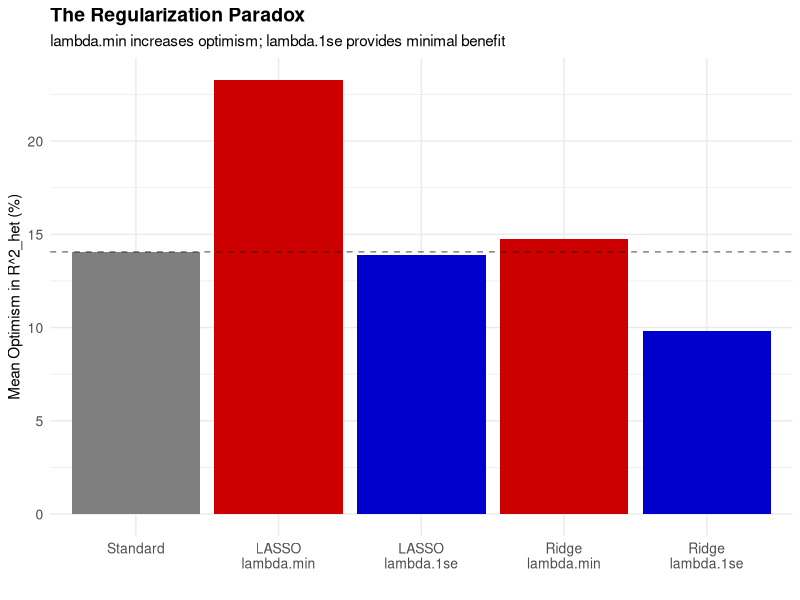
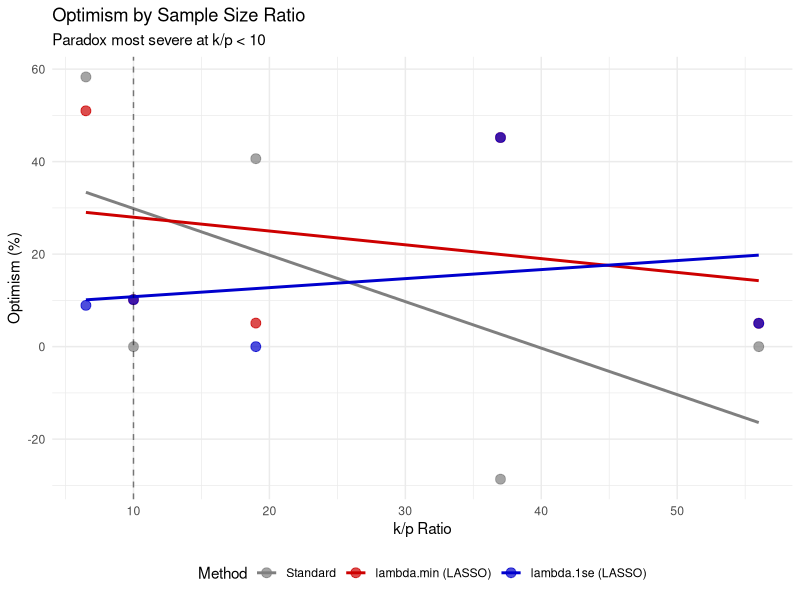
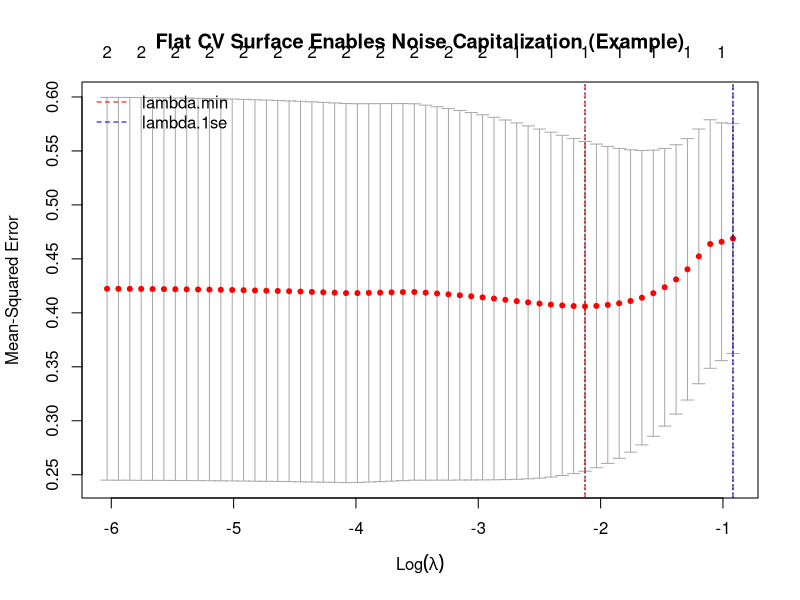
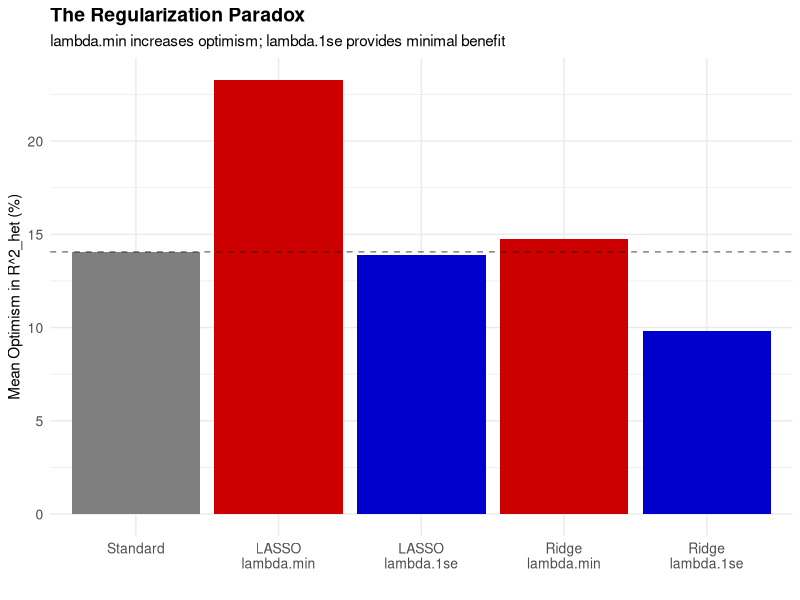
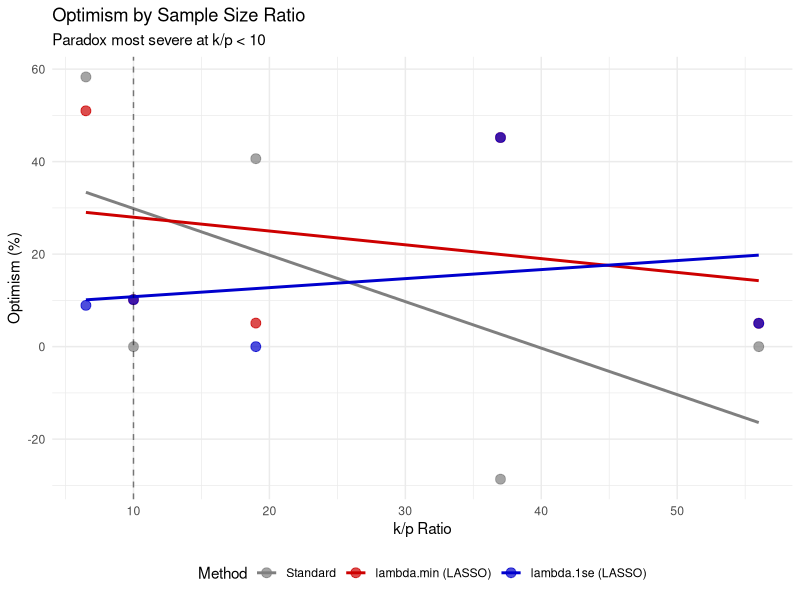

Write the R code that produced these figures, in order.
################################################################################
# REGULARIZED META-REGRESSION: FINAL FIXED & PAPER-READY SCRIPT (v2)
# - Correct weighted variance for R^2_het (apparent, CV, penalized)
# - Robust dataset loaders (fixes `continent` error for Hackshaw)
# - Nested CV and permutation diagnostics
# - CV-curve plotting with lambda.min / lambda.1se markers (ASCII-safe)
# - Figures save cleanly on Windows; smoothing avoids NaNs with tiny N
# - FIX: store cv.glmnet objects in separate lists (no attribute loss on rbind)
################################################################################

suppressPackageStartupMessages({
  library(metafor)
  library(metadat)
  library(glmnet)
  library(ggplot2)
  library(knitr)
  library(reshape2)
})

set.seed(12345)

# ==============================================================================
# HELPERS
# ==============================================================================

safe_r2het <- function(tau2_full, tau2_null, eps = 1e-10) {
  if (is.na(tau2_null) || is.na(tau2_full)) return(NA_real_)
  denom <- max(tau2_null, eps)
  pmin(1, pmax(0, 1 - tau2_full / denom))
}

drop_constant <- function(X) {
  if (is.null(X) || length(X) == 0) return(NULL)
  if (!is.matrix(X)) X <- as.matrix(X)
  keep <- apply(X, 2, function(x) length(unique(x)) > 1 && var(x, na.rm = TRUE) > 1e-10)
  if (!any(keep)) return(NULL)
  X[, keep, drop = FALSE]
}

is_intercept_column <- function(X) {
  if (is.null(X) || ncol(X) == 0) return(FALSE)
  all(abs(X[, 1] - 1) < 1e-12)
}

check_data <- function(y, v, min_k = 5) {
  if (any(is.na(y)) || any(is.na(v))) return(FALSE)
  if (any(v <= 0)) return(FALSE)
  if (length(y) < min_k) return(FALSE)
  TRUE
}

# Safe ggsave (use cairo when available to avoid encoding issues)
safe_ggsave <- function(filename, plot, width, height) {
  dev <- if (capabilities("cairo")) cairo_pdf else pdf
  ggplot2::ggsave(filename, plot, width = width, height = height, device = dev)
}

# ==============================================================================
# CORE ANALYSIS FUNCTIONS (Corrected weighted-variance everywhere)
# ==============================================================================

calculate_r2het <- function(y, v, X, method = "REML") {
  if (!check_data(y, v)) return(list(r2het = NA, p_eff = NA, I2 = NA))
  fit_null <- rma(yi = y, vi = v, method = method)
  I2 <- fit_null$I2
  tau2_null <- fit_null$tau2

  if (is_intercept_column(X)) X <- X[, -1, drop = FALSE]
  X <- drop_constant(X)
  if (is.null(X) || ncol(X) == 0) {
    return(list(r2het = 0, tau2_null = tau2_null, p_eff = 0, I2 = I2))
  }

  fit_full <- rma(yi = y, vi = v, mods = X, method = method)
  r2het <- safe_r2het(fit_full$tau2, tau2_null)
  list(r2het = r2het, tau2_null = tau2_null, tau2_full = fit_full$tau2, p_eff = ncol(X), I2 = I2)
}

cv_r2het <- function(y, v, X, method = "REML") {
  if (!check_data(y, v)) return(NA_real_)

  if (is_intercept_column(X)) X <- X[, -1, drop = FALSE]
  X <- drop_constant(X)
  if (is.null(X) || ncol(X) == 0) return(0)

  fit_null <- rma(yi = y, vi = v, method = method)
  tau2_null <- fit_null$tau2
  w <- 1 / (v + tau2_null); w <- w / sum(w)

  k <- length(y)
  preds <- rep(NA_real_, k)

  for (i in seq_len(k)) {
    preds[i] <- tryCatch({
      fit_i <- rma(yi = y[-i], vi = v[-i], mods = X[-i, , drop = FALSE], method = method)
      predict(fit_i, newmods = X[i, , drop = FALSE])$pred
    }, error = function(e) NA_real_)
  }

  ok <- !is.na(preds)
  if (sum(ok) < max(3, floor(0.5 * k))) return(NA_real_)

  res <- y[ok] - preds[ok]
  w_ok <- w[ok]; w_ok <- w_ok / sum(w_ok)
  vbar_w <- sum(w_ok * v[ok])
  tau2_cv <- max(0, sum(w_ok * res^2) - vbar_w)
  safe_r2het(tau2_cv, tau2_null)
}

.penalized_meta_cv <- function(y, v, X, alpha, method = "REML", lambda_choice = "lambda.1se") {
  if (!check_data(y, v)) return(list(r2het = NA, r2het_cv = NA, lambda = NA,
                                     p_eff = NA, n_selected = NA, cv_fit = NULL))

  if (is_intercept_column(X)) X <- X[, -1, drop = FALSE]
  X <- drop_constant(X)
  if (is.null(X) || ncol(X) == 0) {
    return(list(r2het = 0, r2het_cv = 0, lambda = NA, p_eff = 0, n_selected = 0, cv_fit = NULL))
  }

  p_eff <- ncol(X)
  penalty.factor <- rep(1, ncol(X))
  if (ncol(X) == 1) {
    X <- cbind(X, noise1 = rnorm(nrow(X), 0, 0.001), noise2 = rnorm(nrow(X), 0, 0.001))
    penalty.factor <- c(1, 10000, 10000)
  }

  Xs <- scale(X); Xs[is.na(Xs)] <- 0

  fit_null <- rma(yi = y, vi = v, method = method)
  tau2_null <- fit_null$tau2
  w <- 1 / (v + tau2_null); w <- w / sum(w)
  k <- length(y)

  nfolds <- if (k <= 20) k else 10
  foldid <- if (nfolds == k) seq_len(k) else {
    set.seed(12345); sample(rep(1:nfolds, length.out = k))
  }

  cv_fit <- cv.glmnet(
    x = Xs, y = y, weights = w * k, alpha = alpha, nfolds = nfolds, foldid = foldid,
    penalty.factor = penalty.factor, grouped = FALSE, keep = TRUE,
    standardize = FALSE, intercept = TRUE, family = "gaussian"
  )

  lam <- cv_fit[[lambda_choice]]

  yhat_in <- as.vector(predict(cv_fit, newx = Xs, s = lam))
  res_in <- y - yhat_in
  vbar_w <- sum(w * v)
  tau2_in <- max(0, sum(w * res_in^2) - vbar_w)
  r2_in <- safe_r2het(tau2_in, tau2_null)

  idx <- which.min(abs(log(cv_fit$lambda) - log(lam)))
  yhat_oof <- cv_fit$fit.preval[, idx]
  res_oof <- y - yhat_oof
  tau2_cv <- max(0, sum(w * res_oof^2) - vbar_w)
  r2_cv <- safe_r2het(tau2_cv, tau2_null)

  coefs <- as.matrix(coef(cv_fit, s = lam))
  n_sel <- sum(abs(coefs[-1, 1]) > 0)

  list(r2het = r2_in, r2het_cv = r2_cv, lambda = lam,
       p_eff = p_eff, n_selected = n_sel, cv_fit = cv_fit)
}

lasso_meta_cv <- function(y, v, X, method = "REML", lambda_choice = "lambda.1se") {
  .penalized_meta_cv(y, v, X, alpha = 1, method = method, lambda_choice = lambda_choice)
}
ridge_meta_cv <- function(y, v, X, method = "REML", lambda_choice = "lambda.1se") {
  .penalized_meta_cv(y, v, X, alpha = 0, method = method, lambda_choice = lambda_choice)
}

nested_cv_lasso <- function(y, v, X, method = "REML", lambda_choice = "lambda.min") {
  if (!check_data(y, v)) return(list(r2het_nested = NA, lambda_variability = NA))

  if (is_intercept_column(X)) X <- X[, -1, drop = FALSE]
  X <- drop_constant(X)
  if (is.null(X) || ncol(X) == 0) return(list(r2het_nested = 0, lambda_variability = 0))

  fit_null <- rma(yi = y, vi = v, method = method)
  tau2_null <- fit_null$tau2
  w <- 1 / (v + tau2_null)

  k <- length(y)
  preds <- rep(NA_real_, k)
  lambdas_used <- rep(NA_real_, k)

  for (i in seq_len(k)) {
    Xtr <- X[-i, , drop = FALSE]; ytr <- y[-i]; vtr <- v[-i]
    wtr <- w[-i]; wtr <- wtr / sum(wtr)

    pf <- rep(1, ncol(Xtr))
    if (ncol(Xtr) == 1) {
      Xtr <- cbind(Xtr, noise1 = rnorm(nrow(Xtr), 0, 0.001), noise2 = rnorm(nrow(Xtr), 0, 0.001))
      pf <- c(1, 10000, 10000)
    }

    Xtr_s <- scale(Xtr)
    nfolds_in <- min(5, max(3, nrow(Xtr)))

    ok_fold <- TRUE
    cv_in <- tryCatch({
      cv.glmnet(x = Xtr_s, y = ytr, weights = wtr * length(ytr),
                alpha = 1, nfolds = nfolds_in, penalty.factor = pf,
                standardize = FALSE, intercept = TRUE, grouped = FALSE, keep = FALSE)
    }, error = function(e) { ok_fold <<- FALSE; NULL })

    if (!ok_fold) { preds[i] <- NA_real_; next }

    lam <- cv_in[[lambda_choice]]
    lambdas_used[i] <- lam

    Xte <- matrix(X[i, ], nrow = 1)
    if (ncol(X) == 1) Xte <- cbind(Xte, 0, 0)
    Xte_s <- scale(Xte, center = attr(Xtr_s, "scaled:center"), scale = attr(Xtr_s, "scaled:scale"))
    preds[i] <- as.numeric(predict(cv_in, newx = Xte_s, s = lam))
  }

  ok <- !is.na(preds)
  if (sum(ok) < max(3, floor(0.5 * k))) return(list(r2het_nested = NA, lambda_variability = NA))

  res <- y[ok] - preds[ok]
  wok <- w[ok] / sum(w[ok])
  vbar_w <- sum(wok * v[ok])
  tau2_cv <- max(0, sum(wok * res^2) - vbar_w)
  list(r2het_nested = safe_r2het(tau2_cv, tau2_null),
       lambda_variability = sd(lambdas_used, na.rm = TRUE) / mean(lambdas_used, na.rm = TRUE))
}

permutation_test <- function(y, v, X, method = "REML", n_perm = 100) {
  if (!check_data(y, v)) return(list(p_value = NA, overfit_ratio = NA))

  obs <- lasso_meta_cv(y, v, X, method, lambda_choice = "lambda.min")
  obs_r2 <- obs$r2het

  Xperm_base <- if (is_intercept_column(X)) X[, -1, drop = FALSE] else X
  perm_r2 <- numeric(n_perm)

  for (p in seq_len(n_perm)) {
    Xp <- Xperm_base[sample(nrow(Xperm_base)), , drop = FALSE]
    Xp <- if (is_intercept_column(X)) cbind(1, Xp) else Xp
    perm_r2[p] <- lasso_meta_cv(y, v, Xp, method, lambda_choice = "lambda.min")$r2het
  }
  pval <- mean(perm_r2 >= obs_r2)
  list(observed_r2 = obs_r2,
       perm_mean = mean(perm_r2), perm_sd = sd(perm_r2),
       p_value = pval,
       overfit_ratio = ifelse(mean(perm_r2) > 0, obs_r2 / mean(perm_r2), NA))
}

plot_cv_curve <- function(cv_fit, main = "Flat CV Surface Enables Noise Capitalization") {
  plot(cv_fit)
  abline(v = log(cv_fit$lambda.min), lty = 2, col = "red")
  abline(v = log(cv_fit$lambda.1se), lty = 2, col = "blue")
  legend("topleft", c("lambda.min", "lambda.1se"), col = c("red", "blue"), lty = 2, bty = "n")
  title(main = main)
}

# ==============================================================================
# COMPLETE ANALYSIS WRAPPER
# ==============================================================================

complete_analysis <- function(data_name, y, v, X, save_results = TRUE) {
  cc <- complete.cases(y, v, X)
  y <- y[cc]; v <- v[cc]; X <- X[cc, , drop = FALSE]

  cat("\n=== Analyzing:", data_name, "===\n")
  k <- length(y)
  p <- max(0, ncol(X) - as.integer(is_intercept_column(X)))
  cat(sprintf("k=%d, p=%d, k/p=%s\n", k, p, ifelse(p > 0, sprintf("%.1f", k / p), "NA")))

  std <- calculate_r2het(y, v, X)
  std_cv <- cv_r2het(y, v, X)

  l_min <- lasso_meta_cv(y, v, X, lambda_choice = "lambda.min")
  l_1se <- lasso_meta_cv(y, v, X, lambda_choice = "lambda.1se")
  r_min <- ridge_meta_cv(y, v, X, lambda_choice = "lambda.min")
  r_1se <- ridge_meta_cv(y, v, X, lambda_choice = "lambda.1se")

  nested_lasso <- nested_cv_lasso(y, v, X, lambda_choice = "lambda.min")
  perm_result <- if (check_data(y, v) && p > 0) permutation_test(y, v, X, n_perm = 100) else list(p_value = NA, overfit_ratio = NA)

  cat("\nOptimism Summary (Apparent - CV, in %):\n")
  cat(sprintf("  Standard:            %.1f\n", (std$r2het - std_cv) * 100))
  cat(sprintf("  LASSO lambda.min:    %.1f (lambda=%.4f, selected=%d)\n",
              (l_min$r2het - l_min$r2het_cv) * 100, l_min$lambda, l_min$n_selected))
  cat(sprintf("  LASSO lambda.1se:    %.1f (lambda=%.4f, selected=%d)\n",
              (l_1se$r2het - l_1se$r2het_cv) * 100, l_1se$lambda, l_1se$n_selected))
  cat(sprintf("  Ridge  lambda.min:   %.1f\n", (r_min$r2het - r_min$r2het_cv) * 100))
  cat(sprintf("  Ridge  lambda.1se:   %.1f\n", (r_1se$r2het - r_1se$r2het_cv) * 100))

  if (is.list(perm_result) && !is.na(perm_result$p_value)) {
    cat(sprintf("\nPermutation test p-value: %.3f\n", perm_result$p_value))
    cat(sprintf("Overfit ratio: %.2fx null expectation\n", perm_result$overfit_ratio))
  }

  out <- data.frame(
    Dataset = data_name, k = k, p = p, k_p_ratio = ifelse(p > 0, k / p, NA_real_), I2 = std$I2,
    Std_Apparent = std$r2het * 100, Std_CV = std_cv * 100, Std_Optimism = (std$r2het - std_cv) * 100,
    LASSO_min_Apparent = l_min$r2het * 100, LASSO_min_CV = l_min$r2het_cv * 100,
    LASSO_min_Optimism = (l_min$r2het - l_min$r2het_cv) * 100, LASSO_min_lambda = l_min$lambda,
    LASSO_min_selected = l_min$n_selected,
    LASSO_1se_Apparent = l_1se$r2het * 100, LASSO_1se_CV = l_1se$r2het_cv * 100,
    LASSO_1se_Optimism = (l_1se$r2het - l_1se$r2het_cv) * 100, LASSO_1se_lambda = l_1se$lambda,
    LASSO_1se_selected = l_1se$n_selected,
    Ridge_min_Apparent = r_min$r2het * 100, Ridge_min_CV = r_min$r2het_cv * 100,
    Ridge_min_Optimism = (r_min$r2het - r_min$r2het_cv) * 100, Ridge_min_lambda = r_min$lambda,
    Ridge_1se_Apparent = r_1se$r2het * 100, Ridge_1se_CV = r_1se$r2het_cv * 100,
    Ridge_1se_Optimism = (r_1se$r2het - r_1se$r2het_cv) * 100, Ridge_1se_lambda = r_1se$lambda,
    Nested_CV_R2 = ifelse(is.list(nested_lasso), nested_lasso$r2het_nested * 100, NA),
    Lambda_Variability = ifelse(is.list(nested_lasso), nested_lasso$lambda_variability, NA),
    Perm_pvalue = if (is.list(perm_result)) perm_result$p_value else NA_real_,
    Overfit_Ratio = if (is.list(perm_result)) perm_result$overfit_ratio else NA_real_,
    check.names = FALSE
  )

  if (save_results) {
    fn <- sprintf("results_%s.csv", gsub("[^A-Za-z0-9]+", "_", data_name))
    write.csv(out, fn, row.names = FALSE)
    cat(sprintf("\nResults saved to: %s\n", fn))
  }

  # Return results plus cv objects for external storage
  attr(out, "cv_curve_lasso_min") <- l_min$cv_fit
  attr(out, "cv_curve_lasso_1se") <- l_1se$cv_fit
  out
}

# ==============================================================================
# DATASET LOADERS
# ==============================================================================

load_bcg <- function() {
  data(dat.bcg)
  es <- escalc(measure = "RR", ai = tpos, bi = tneg, ci = cpos, di = cneg, data = dat.bcg)
  keep <- complete.cases(es$yi, es$vi, dat.bcg$ablat, dat.bcg$year)
  y <- es$yi[keep]; v <- es$vi[keep]
  X <- model.matrix(~ ablat + year, data = dat.bcg[keep, ])
  list(y = y, v = v, X = X, name = "BCG")
}

load_teacher <- function() {
  data(dat.raudenbush1985)
  keep <- complete.cases(dat.raudenbush1985$yi, dat.raudenbush1985$vi, dat.raudenbush1985$weeks)
  y <- dat.raudenbush1985$yi[keep]; v <- dat.raudenbush1985$vi[keep]
  X <- model.matrix(~ weeks, data = dat.raudenbush1985[keep, ])
  list(y = y, v = v, X = X, name = "Teacher")
}

load_konstant <- function() {
  data(dat.konstantopoulos2011)
  keep <- complete.cases(dat.konstantopoulos2011$yi, dat.konstantopoulos2011$vi, dat.konstantopoulos2011$year)
  y <- dat.konstantopoulos2011$yi[keep]; v <- dat.konstantopoulos2011$vi[keep]
  X <- model.matrix(~ year, data = dat.konstantopoulos2011[keep, ])
  list(y = y, v = v, X = X, name = "Konstantopoulos")
}

load_berkey <- function() {
  data(dat.berkey1998)
  keep <- complete.cases(dat.berkey1998$yi, dat.berkey1998$vi, dat.berkey1998$year)
  y <- dat.berkey1998$yi[keep]; v <- dat.berkey1998$vi[keep]
  X <- model.matrix(~ year, data = dat.berkey1998[keep, ])
  list(y = y, v = v, X = X, name = "Berkey")
}

load_hackshaw <- function() {
  data(dat.hackshaw1998)
  df <- dat.hackshaw1998
  keep <- complete.cases(df$yi, df$vi)
  df <- df[keep, ]

  if (all(c("continent", "design") %in% names(df))) {
    X <- model.matrix(~ continent + design, data = df)
  } else {
    message("Hackshaw: 'continent' or 'design' not found; falling back to ~ year or intercept-only.")
    if ("year" %in% names(df)) X <- model.matrix(~ year, data = df) else X <- model.matrix(~ 1, data = df)
  }
  list(y = df$yi, v = df$vi, X = X, name = "Hackshaw")
}

# ==============================================================================
# RUN ALL ANALYSES (store CV curves in side lists)
# ==============================================================================

cat("========== REGULARIZATION PARADOX IN META-REGRESSION ==========\n\n")

loaders <- list(load_bcg, load_teacher, load_konstant, load_berkey, load_hackshaw)

res_list <- list()
cv_curves_min  <- list()
cv_curves_1se  <- list()

for (loader in loaders) {
  ds <- loader()
  res <- complete_analysis(ds$name, ds$y, ds$v, ds$X, save_results = TRUE)
  res_list[[ds$name]] <- res
  cv_curves_min[[ds$name]] <- attr(res, "cv_curve_lasso_min")
  cv_curves_1se[[ds$name]] <- attr(res, "cv_curve_lasso_1se")
}

all_results <- do.call(rbind, res_list)

# Strip list columns for display
display_results <- all_results[, !sapply(all_results, is.list), drop = FALSE]

# ==============================================================================
# SUMMARY TABLE & MEANS
# ==============================================================================

cat("\n========== TABLE 1: THE REGULARIZATION PARADOX ==========\n\n")
summary_cols <- c("Dataset", "k", "p", "k_p_ratio", "I2",
                  "Std_Optimism", "LASSO_min_Optimism", "LASSO_1se_Optimism",
                  "Ridge_min_Optimism", "Ridge_1se_Optimism")
print(kable(display_results[, summary_cols], caption = "Optimism in R^2_het (%) by Method"))

cat("\n========== MEAN OPTIMISM ACROSS DATASETS ==========\n")
cat(sprintf("Standard:          %.1f%%\n", mean(display_results$Std_Optimism, na.rm = TRUE)))
cat(sprintf("LASSO lambda.min:  %.1f%%\n", mean(display_results$LASSO_min_Optimism, na.rm = TRUE)))
cat(sprintf("LASSO lambda.1se:  %.1f%%\n", mean(display_results$LASSO_1se_Optimism, na.rm = TRUE)))
cat(sprintf("Ridge  lambda.min: %.1f%%\n", mean(display_results$Ridge_min_Optimism, na.rm = TRUE)))
cat(sprintf("Ridge  lambda.1se: %.1f%%\n", mean(display_results$Ridge_1se_Optimism, na.rm = TRUE)))

# ==============================================================================
# FIGURES (ASCII labels; Cairo if available)
# ==============================================================================

# Figure 1: Optimism comparison
optimism_data <- data.frame(
  Method = factor(c("Standard", "LASSO\nlambda.min", "LASSO\nlambda.1se",
                    "Ridge\nlambda.min", "Ridge\nlambda.1se"),
                  levels = c("Standard", "LASSO\nlambda.min", "LASSO\nlambda.1se",
                             "Ridge\nlambda.min", "Ridge\nlambda.1se")),
  Optimism = c(
    mean(display_results$Std_Optimism, na.rm = TRUE),
    mean(display_results$LASSO_min_Optimism, na.rm = TRUE),
    mean(display_results$LASSO_1se_Optimism, na.rm = TRUE),
    mean(display_results$Ridge_min_Optimism, na.rm = TRUE),
    mean(display_results$Ridge_1se_Optimism, na.rm = TRUE)
  )
)

p1 <- ggplot(optimism_data, aes(x = Method, y = Optimism)) +
  geom_bar(stat = "identity", fill = c("gray50", "red3", "blue3", "red3", "blue3")) +
  geom_hline(yintercept = optimism_data$Optimism[1], linetype = "dashed", alpha = 0.5) +
  labs(title = "The Regularization Paradox",
       subtitle = "lambda.min increases optimism; lambda.1se provides minimal benefit",
       y = "Mean Optimism in R^2_het (%)",
       x = "") +
  theme_minimal() +
  theme(plot.title = element_text(face = "bold", size = 14),
        axis.text = element_text(size = 10))

print(p1)

# Figure 2: Optimism vs k/p ratio (linear smoothing only if >=5 points)
plot_data <- display_results[!is.na(display_results$k_p_ratio), ]
plot_long <- melt(plot_data[, c("Dataset", "k_p_ratio", "Std_Optimism",
                                "LASSO_min_Optimism", "LASSO_1se_Optimism")],
                  id.vars = c("Dataset", "k_p_ratio"))

p2 <- ggplot(plot_long, aes(x = k_p_ratio, y = value, color = variable)) +
  geom_point(size = 3, alpha = 0.7) +
  { if (nrow(plot_long) >= 5) geom_smooth(method = "lm", se = FALSE, linewidth = 1) else NULL } +
  geom_vline(xintercept = 10, linetype = "dashed", alpha = 0.5) +
  scale_color_manual(values = c("gray50", "red3", "blue3"),
                     labels = c("Standard", "lambda.min (LASSO)", "lambda.1se (LASSO)")) +
  labs(title = "Optimism by Sample Size Ratio",
       subtitle = "Paradox most severe at k/p < 10",
       x = "k/p Ratio",
       y = "Optimism (%)",
       color = "Method") +
  theme_minimal() +
  theme(legend.position = "bottom")

print(p2)

# Save artifacts
write.csv(display_results, "regularization_paradox_results.csv", row.names = FALSE)
safe_ggsave("fig1_optimism_comparison.pdf", p1, width = 6, height = 4)
safe_ggsave("fig2_optimism_by_ratio.pdf", p2, width = 7, height = 5)

# ==============================================================================
# CV CURVE PLOT (pull from stored list, not from rbind-ed data)
# ==============================================================================

# Grab the first non-null lambda.min CV object and plot it
cv_min_first <- NULL
for (nm in names(cv_curves_min)) {
  if (!is.null(cv_curves_min[[nm]])) { cv_min_first <- cv_curves_min[[nm]]; break }
}
if (!is.null(cv_min_first)) {
  plot_cv_curve(cv_min_first, main = "Flat CV Surface Enables Noise Capitalization (Example)")
} else {
  message("No available cv.glmnet object to plot.")
}

cat("\n========== DONE ==========\n")
